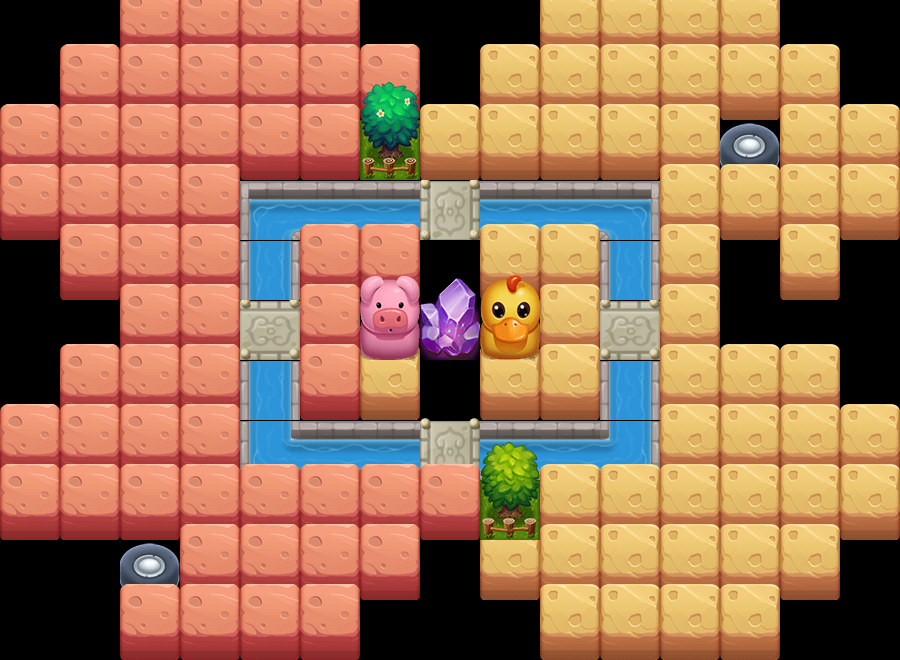

Rendered tile map (Tiled .tmx) drawn with the repository's tilesets; below, a short description and the full map source, tile grids included:
An orthogonal 15x11 tile map with 60x60 px tiles, 4 tile layers (base, obstacles, destroyable, overlay), 2 tilesets.

<map version="1.0" tiledversion="1.1.5" orientation="orthogonal" renderorder="left-down" width="15" height="11" tilewidth="60" tileheight="60" infinite="0" nextobjectid="1">
 <tileset firstgid="1" name="map_chinese_texture" tilewidth="60" tileheight="60" tilecount="6" columns="6">
  <image source="map_chinese_texture.png" width="360" height="61" />
 </tileset>
 <tileset firstgid="7" name="map_chinese_texture1" tilewidth="60" tileheight="100" tilecount="14" columns="14">
  <image source="map_chinese_texture1.png" width="840" height="101" />
 </tileset>
 <layer name="base" width="15" height="11">
  <data encoding="csv">
0,0,0,0,0,0,0,0,0,0,0,0,0,0,0,
0,0,0,0,0,0,0,0,0,0,0,0,0,0,0,
0,0,0,0,0,0,0,0,0,0,0,0,0,0,0,
0,0,0,0,0,0,0,9,0,0,0,0,0,0,0,
0,0,0,0,0,0,0,0,0,0,0,0,0,0,0,
0,0,0,0,8,0,0,0,0,0,8,0,0,0,0,
0,0,0,0,0,0,0,0,0,0,0,0,0,0,0,
0,0,0,0,0,0,0,9,0,0,0,0,0,0,0,
0,0,0,0,0,0,0,0,0,0,0,0,0,0,0,
0,0,0,0,0,0,0,0,0,0,0,0,0,0,0,
0,0,0,0,0,0,0,0,0,0,0,0,0,0,0
</data>
 </layer>
 <layer name="obstacles" width="15" height="11">
  <data encoding="csv">
0,0,0,0,0,0,0,0,0,0,0,0,0,0,0,
0,0,0,0,0,0,0,0,0,0,0,0,0,0,0,
0,0,0,0,0,0,16,0,0,0,0,0,17,0,0,
0,0,0,0,3,1,1,0,1,1,5,0,0,0,0,
0,0,0,0,6,0,0,0,0,0,6,0,0,0,0,
0,0,0,0,0,0,13,0,20,0,0,0,0,0,0,
0,0,0,0,6,0,0,0,0,0,6,0,0,0,0,
0,0,0,0,2,1,1,0,1,1,4,0,0,0,0,
0,0,0,0,0,0,0,0,15,0,0,0,0,0,0,
0,0,17,0,0,0,0,0,0,0,0,0,0,0,0,
0,0,0,0,0,0,0,0,0,0,0,0,0,0,0
</data>
 </layer>
 <layer name="destroyable" width="15" height="11">
  <data encoding="csv">
0,0,12,12,12,12,0,0,0,18,18,18,18,0,0,
0,12,12,12,12,12,12,0,18,18,18,18,18,18,0,
12,12,12,12,12,12,0,18,18,18,18,18,0,18,18,
12,12,12,12,0,0,0,0,0,0,0,18,18,18,18,
0,12,12,12,0,12,12,0,18,18,0,18,0,18,0,
0,0,12,12,0,12,0,0,0,18,0,18,0,0,0,
0,12,12,12,0,12,18,0,18,18,0,18,18,18,0,
12,12,12,12,0,0,0,0,0,0,0,18,18,18,18,
12,12,12,12,12,12,12,12,0,18,18,18,18,18,18,
0,0,0,12,12,12,12,0,18,18,18,18,18,18,0,
0,0,12,12,12,12,0,0,0,18,18,18,18,0,0
</data>
 </layer>
 <layer name="overlay" width="15" height="11">
  <data encoding="csv">
0,0,0,0,0,0,0,0,0,0,0,0,0,0,0,
0,0,0,0,0,0,0,0,0,0,0,0,0,0,0,
0,0,0,0,0,0,15,0,0,0,0,0,0,0,0,
0,0,0,0,0,0,0,0,0,0,0,0,0,0,0,
0,0,0,0,0,0,0,0,0,0,0,0,0,0,0,
0,0,0,0,0,0,13,14,20,0,0,0,0,0,0,
0,0,0,0,0,0,0,0,0,0,0,0,0,0,0,
0,0,0,0,0,0,0,0,0,0,0,0,0,0,0,
0,0,0,0,0,0,0,0,16,0,0,0,0,0,0,
0,0,0,0,0,0,0,0,0,0,0,0,0,0,0,
0,0,0,0,0,0,0,0,0,0,0,0,0,0,0
</data>
 </layer>
</map>